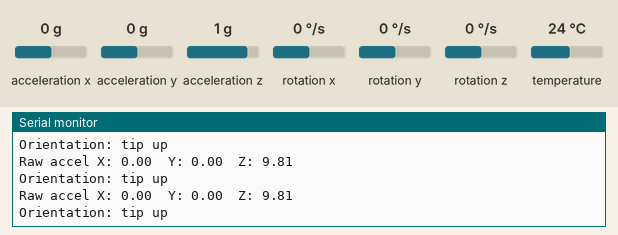
Bench run of a sketch on a simulated Seeed XIAO ESP32-C3. Parts: the last lines printed to the serial monitor. The inputs (shaded band) are chosen by the test bench; at power-on: acceleration x 0 g, acceleration y 0 g, acceleration z 1 g, rotation x 0 °/s, rotation y 0 °/s, rotation z 0 °/s, temperature 24 °C.

Above: at 1.2 s.
1.3 s: acceleration x set to -1.4 g
At 1.72 s:
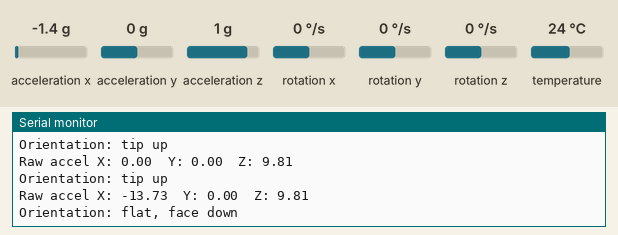
3.3 s: acceleration x set to 0.8 g
At 3.54 s:
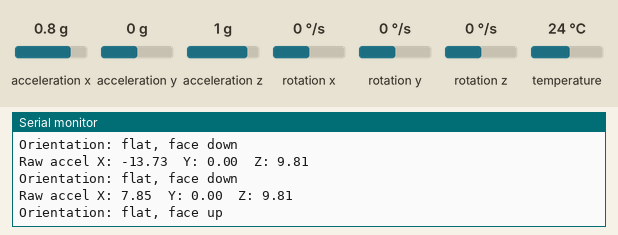
5.1 s: acceleration y set to -1.4 g
At 5.35 s:
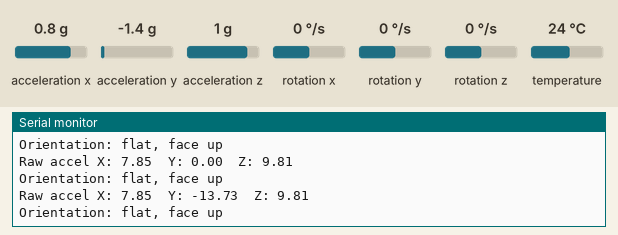
6.6 s: acceleration x set to 0 g
At 6.87 s:
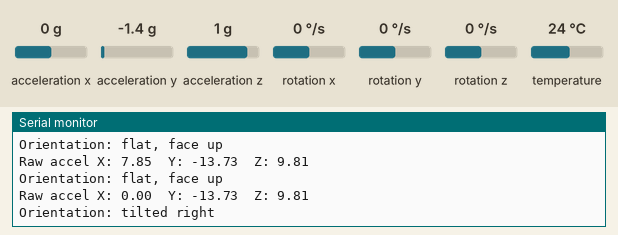
8.4 s: acceleration y set to 0.8 g
At 8.68 s:
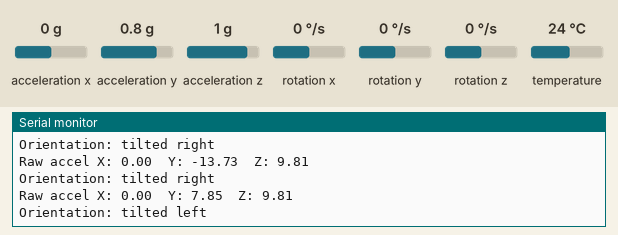
Timing chart, 0 to 11.2 s (numbered marks = the images above; inputs shaded):
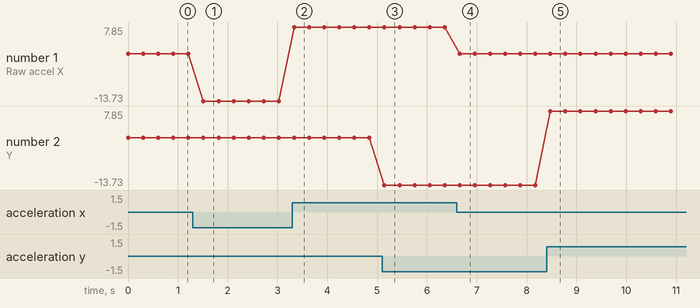

Measured:
- after the input at 1.3 s, the serial monitor: prints a new line after 0.22 s (image 1)
- after the input at 3.3 s, the serial monitor: prints a new line at once (image 2)
- after the input at 5.1 s, the serial monitor: prints a new line after 0.05 s (image 3)
- after the input at 6.6 s, the serial monitor: prints a new line after 0.06 s (image 4)
- after the input at 8.4 s, the serial monitor: prints a new line after 0.08 s (image 5)
- plotted number 1: 0 → -13.73 after the input at 1.3 s, -13.73 → 7.85 after the input at 3.3 s

The sketch:

step_13b_orientation_calibration.ino
```cpp
// STEP 13B: Orientation Calibration
//
// WIRING DIAGRAM
// XIAO ESP32-C3 D0  -> MPU6050 SCL
// XIAO ESP32-C3 D10 -> MPU6050 SDA
// XIAO ESP32-C3 3V3 -> MPU6050 VCC
// XIAO ESP32-C3 GND -> MPU6050 GND
//
// This sketch uses the accelerometer to estimate which way the saber is pointing.
// Update the axis mapping below if the MPU6050 is mounted in a different orientation.

#include <Adafruit_MPU6050.h>
#include <Adafruit_Sensor.h>
#include <Wire.h>

#define USE_SUPER_MINI_PINS 0

#if USE_SUPER_MINI_PINS
const int GYRO_SCL_PIN = 5;
const int GYRO_SDA_PIN = 4;
#else
const int GYRO_SCL_PIN = D0;
const int GYRO_SDA_PIN = D10;
#endif

enum AxisName {
  AXIS_X,
  AXIS_Y,
  AXIS_Z
};

const float ORIENTATION_THRESHOLD = 7.0;
const AxisName SABER_RIGHT_AXIS = AXIS_Y;
const AxisName SABER_TIP_AXIS = AXIS_Z;
const AxisName SABER_UP_AXIS = AXIS_X;
const int SABER_RIGHT_SIGN = -1;
const int SABER_TIP_SIGN = -1;
const int SABER_UP_SIGN = 1;

Adafruit_MPU6050 mpu;

float getMappedAxis(float x, float y, float z, AxisName axisName, int axisSign);
void printRawAcceleration(float x, float y, float z);
void printOrientation(float x, float y, float z);

void setup() {
  Serial.begin(115200);
  Wire.begin(GYRO_SDA_PIN, GYRO_SCL_PIN);

  if (!mpu.begin()) {
    Serial.println("MPU6050 not found. Check wiring.");
    while (true) {
      delay(10);
    }
  }

  Serial.println("Orientation demo ready.");
}

void loop() {
  sensors_event_t accelEvent;
  sensors_event_t gyroEvent;
  sensors_event_t tempEvent;

  mpu.getEvent(&accelEvent, &gyroEvent, &tempEvent);

  printRawAcceleration(
    accelEvent.acceleration.x,
    accelEvent.acceleration.y,
    accelEvent.acceleration.z
  );

  printOrientation(
    accelEvent.acceleration.x,
    accelEvent.acceleration.y,
    accelEvent.acceleration.z
  );

  Serial.println();
  delay(300);
}

float getMappedAxis(float x, float y, float z, AxisName axisName, int axisSign) {
  float axisValue = 0.0;

  if (axisName == AXIS_X) {
    axisValue = x;
  } else if (axisName == AXIS_Y) {
    axisValue = y;
  } else {
    axisValue = z;
  }

  return axisValue * axisSign;
}

void printRawAcceleration(float x, float y, float z) {
  Serial.print("Raw accel X: ");
  Serial.print(x);
  Serial.print("  Y: ");
  Serial.print(y);
  Serial.print("  Z: ");
  Serial.println(z);
}

void printOrientation(float x, float y, float z) {
  float saberRight = getMappedAxis(x, y, z, SABER_RIGHT_AXIS, SABER_RIGHT_SIGN);
  float saberTip = getMappedAxis(x, y, z, SABER_TIP_AXIS, SABER_TIP_SIGN);
  float saberUp = getMappedAxis(x, y, z, SABER_UP_AXIS, SABER_UP_SIGN);

  if (saberUp > ORIENTATION_THRESHOLD) {
    Serial.println("Orientation: flat, face up");
  } else if (saberUp < -ORIENTATION_THRESHOLD) {
    Serial.println("Orientation: flat, face down");
  } else if (saberRight > ORIENTATION_THRESHOLD) {
    Serial.println("Orientation: tilted right");
  } else if (saberRight < -ORIENTATION_THRESHOLD) {
    Serial.println("Orientation: tilted left");
  } else if (saberTip > ORIENTATION_THRESHOLD) {
    Serial.println("Orientation: tip down");
  } else if (saberTip < -ORIENTATION_THRESHOLD) {
    Serial.println("Orientation: tip up");
  } else {
    Serial.println("Orientation: between directions");
  }
}
```
